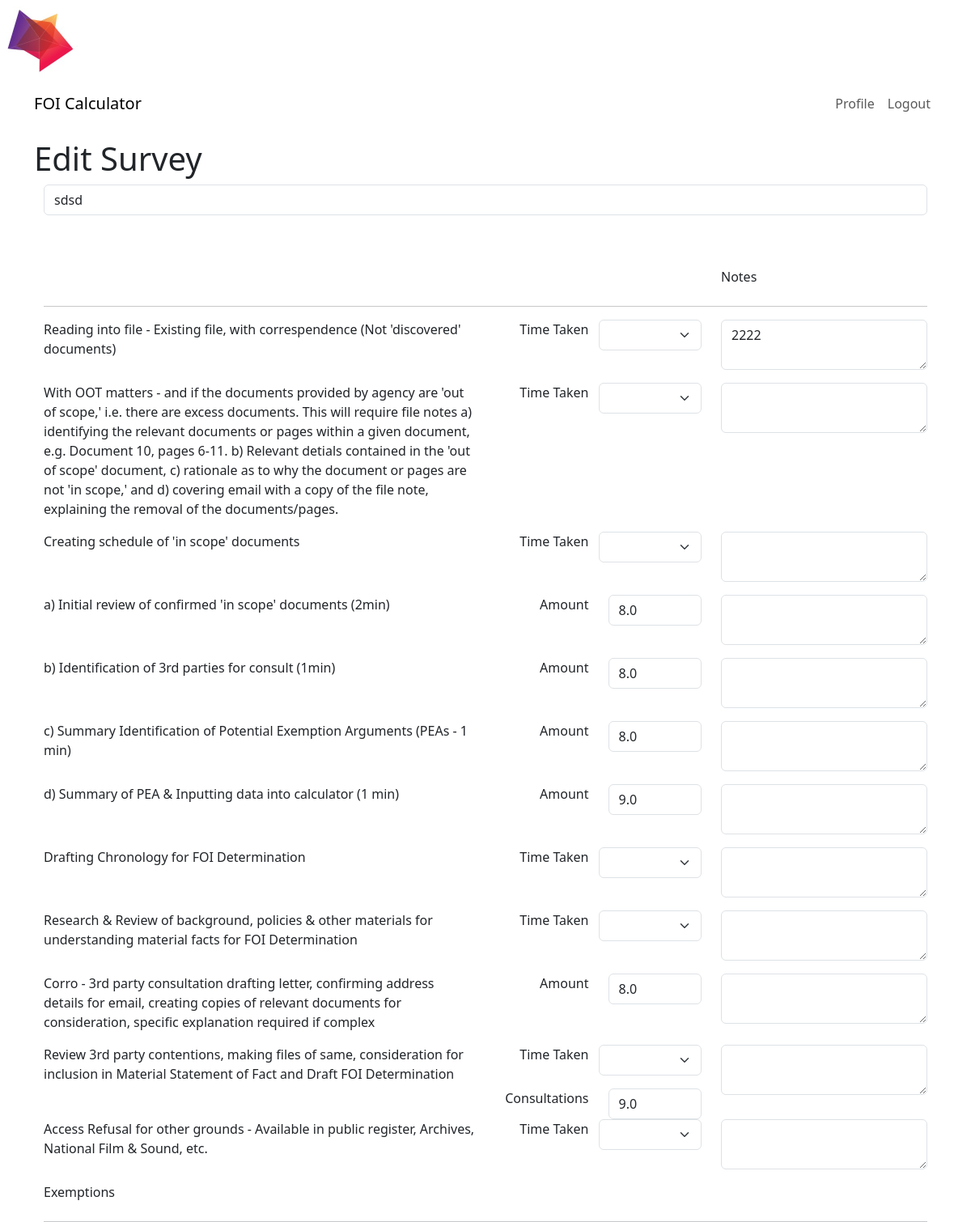
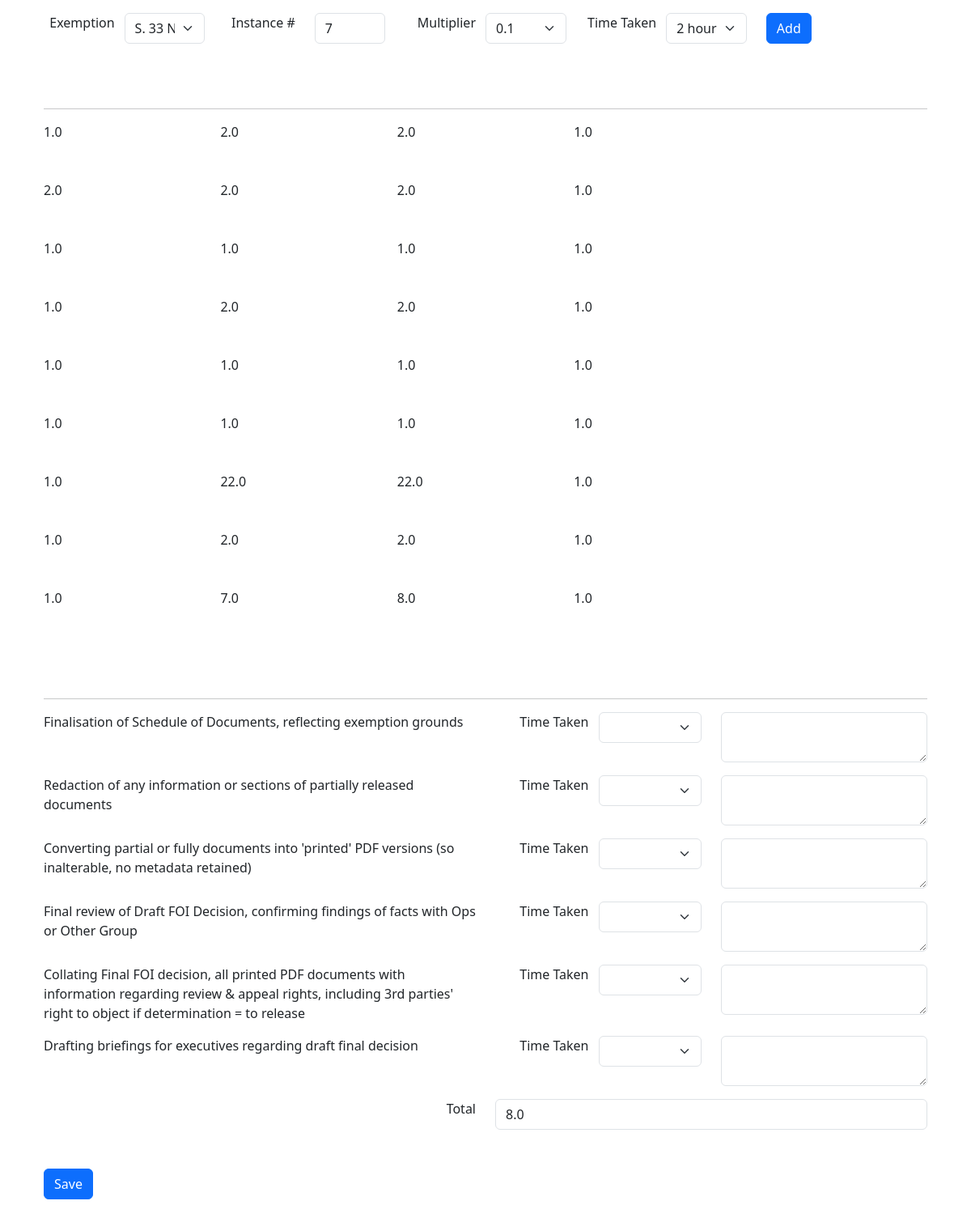
The page /edit_survey/1 (signed in) on the database its author committed (2 pictures, top to bottom).
### app/models.py (models this page shows, shortened)
class Survey(db.Model):
    id: so.Mapped[int] = so.mapped_column(primary_key=True, autoincrement=True)
    timestamp: so.Mapped[datetime] = so.mapped_column(
        index=True, default=lambda: datetime.now(timezone.utc))
    user_id: so.Mapped[int] = so.mapped_column(sa.ForeignKey(User.id),
                                               index=True)
    author: so.Mapped[User] = so.relationship(back_populates='surveys')
    survey_name: so.Mapped[str] = so.mapped_column(sa.String(140), nullable=False, default="Untitled Survey")
    exemptions: so.WriteOnlyMapped['Exemption'] = so.relationship(
        back_populates='author')
    field1: so.Mapped[float] = so.mapped_column(sa.Float,nullable=True)
    comment1: so.Mapped[str] = so.mapped_column(sa.String(140), nullable=True)
    field2: so.Mapped[float] = so.mapped_column(sa.Float,nullable=True)
    comment2: so.Mapped[str] = so.mapped_column(sa.String(140),nullable=True)
    field3: so.Mapped[float] = so.mapped_column(sa.Float,nullable=True)
    comment3: so.Mapped[str] = so.mapped_column(sa.String(140),nullable=True)
    field4: so.Mapped[float] = so.mapped_column(sa.Float,nullable=True)
    comment4: so.Mapped[str] = so.mapped_column(sa.String(140),nullable=True)
    field5: so.Mapped[float] = so.mapped_column(sa.Float,nullable=True)
    comment5: so.Mapped[str] = so.mapped_column(sa.String(140),nullable=True)
    field6: so.Mapped[float] = so.mapped_column(sa.Float,nullable=True)
    comment6: so.Mapped[str] = so.mapped_column(sa.String(140),nullable=True)
    field7: so.Mapped[float] = so.mapped_column(sa.Float,nullable=True)
    comment7: so.Mapped[str] = so.mapped_column(sa.String(140),nullable=True)
    field8: so.Mapped[float] = so.mapped_column(sa.Float,nullable=True)
    comment8: so.Mapped[str] = so.mapped_column(sa.String(140),nullable=True)
    field9: so.Mapped[float] = so.mapped_column(sa.Float,nullable=True)
    comment9: so.Mapped[str] = so.mapped_column(sa.String(140),nullable=True)
    field10: so.Mapped[float] = so.mapped_column(sa.Float,nullable=True)
    comment10: so.Mapped[str] = so.mapped_column(sa.String(140),nullable=True)
    field11: so.Mapped[float] = so.mapped_column(sa.Float,nullable=True)
    field12: so.Mapped[float] = so.mapped_column(sa.Float,nullable=True)
    comment12: so.Mapped[str] = so.mapped_column(sa.String(140),nullable=True)
    field13: so.Mapped[float] = so.mapped_column(sa.Float,nullable=True)
    comment13: so.Mapped[str] = so.mapped_column(sa.String(140),nullable=True)
    field14: so.Mapped[float] = so.mapped_column(sa.Float,nullable=True)
    comment14: so.Mapped[str] = so.mapped_column(sa.String(140),nullable=True)
    field15: so.Mapped[float] = so.mapped_column(sa.Float,nullable=True)
    comment15: so.Mapped[str] = so.mapped_column(sa.String(140),nullable=True)
    field16: so.Mapped[float] = so.mapped_column(sa.Float,nullable=True)
    comment16: so.Mapped[str] = so.mapped_column(sa.String(140),nullable=True)
    field17: so.Mapped[float] = so.mapped_column(sa.Float,nullable=True)
    comment17: so.Mapped[str] = so.mapped_column(sa.String(140),nullable=True)
    field18: so.Mapped[float] = so.mapped_column(sa.Float,nullable=True)
    comment18: so.Mapped[str] = so.mapped_column(sa.String(140),nullable=True)
    field19: so.Mapped[float] = so.mapped_column(sa.Float,nullable=True)
    comment19: so.Mapped[str] = so.mapped_column(sa.String(140),nullable=True)
    result: so.Mapped[float] = so.mapped_column(sa.Float,nullable=True)
    def following_exemptions(self):
        return (
        sa.select(Exemption)
        .join(Survey, Exemption.survey_id == Survey.id)  # Fix here
        .where(Survey.id == self.id)
        .group_by(Exemption)
        .order_by(Exemption.timestamp.desc())
    )

class Exemption(db.Model):
    id: so.Mapped[int] = so.mapped_column(primary_key=True)
    exemption_name: so.Mapped[str] = so.mapped_column(sa.String(140))
    exemption_instance: so.Mapped[float] = so.mapped_column(sa.Float)
    exemption_multiplier: so.Mapped[float] = so.mapped_column(sa.Float)
    exemption_time: so.Mapped[float] = so.mapped_column(sa.Float)
    timestamp: so.Mapped[datetime] = so.mapped_column(
        index=True, default=lambda: datetime.now(timezone.utc))
    survey_id: so.Mapped[int] = so.mapped_column(sa.ForeignKey(Survey.id),
                                               index=True)
    author: so.Mapped[Survey] = so.relationship(back_populates='exemptions')

### app/routes.py (the view, shortened to what this page needs)
@app.route('/edit_survey/<id>', methods=['GET', 'POST'])
@login_required
def edit_survey(id):
    survey = db.first_or_404(sa.select(Survey).where(Survey.id == id))
    form1 = EditSurveyForm(id)
    form2 = ExemptionForm()
    if form1.validate_on_submit():
        survey.survey_name = form1.survey_name.data
        survey.field1 = form1.field1.data
        survey.comment1=form1.comment1.data
        survey.field2 = form1.field2.data
        survey.comment2=form1.comment2.data
        survey.field3 = form1.field3.data
        survey.comment3 = form1.comment3.data
        survey.field4 = form1.field4.data
        survey.comment4 = form1.comment4.data
        survey.field5 = form1.field5.data
        survey.comment5 = form1.comment5.data
        survey.field6 = form1.field6.data
        survey.comment6 = form1.comment6.data
        survey.field7 = form1.field7.data
        survey.comment7 = form1.comment7.data
        survey.field8 = form1.field8.data
        survey.comment8 = form1.comment8.data
        survey.field9 = form1.field9.data
        survey.comment9 = form1.comment9.data
        survey.field10 = form1.field10.data
        survey.comment10 = form1.comment10.data
        survey.field11 = form1.field11.data
        survey.field12 = form1.field12.data
        survey.comment12 = form1.comment12.data
        survey.field13 = form1.field13.data
        survey.comment13 = form1.comment13.data
        survey.field14 = form1.field14.data
        survey.comment14 = form1.comment14.data
        survey.field15 = form1.field15.data
        survey.comment15 = form1.comment15.data
        survey.field16 = form1.field16.data
        survey.comment16 = form1.comment16.data
        survey.field17 = form1.field17.data
        survey.comment17 = form1.comment17.data
        survey.field18 = form1.field18.data
        survey.comment18 = form1.comment18.data
        survey.field19 = form1.field19.data
        survey.comment19 = form1.comment19.data
        survey.result=form1.result.data
        db.session.commit()
        flash('Your changes have been saved.')
        return redirect(url_for('edit_survey', id=id))
    elif request.method == 'GET':
        form1.survey_name.data = survey.survey_name
        form1.field1.data = survey.field1
        form1.comment1.data = survey.comment1
        form1.field2.data = survey.field2
        form1.comment2.data = survey.comment2
        form1.field3.data = survey.field3
        form1.comment3.data = survey.comment3
        form1.field4.data = survey.field4
        form1.comment4.data = survey.comment4
        form1.field5.data = survey.field5
        form1.comment5.data = survey.comment5
        form1.field6.data = survey.field6
        form1.comment6.data = survey.comment6
        form1.field7.data = survey.field7
        form1.comment7.data = survey.comment7
        form1.field8.data = survey.field8
        form1.comment8.data = survey.comment8
        form1.field9.data = survey.field9
        form1.comment9.data = survey.comment9
        form1.field10.data = survey.field10
        form1.comment10.data = survey.comment10
        form1.field11.data = survey.field11
        form1.field12.data = survey.field12
        form1.comment12.data = survey. comment12
        form1.field13.data = survey.field13
        form1.comment13.data = survey.comment13
        form1.field14.data = survey.field14
        form1.comment14.data = survey.comment14
        form1.field15.data = survey.field15
        form1.comment15.data = survey.comment15
        form1.field16.data = survey. field16
        form1.comment16.data = survey.comment16
        form1.field17.data = survey.field17
        form1.comment17.data = survey.comment17
        form1.field18.data = survey.field18
        form1.comment18.data = survey.comment18
        form1.field19.data = survey.field19
        form1.comment19.data = survey.comment19
        form1.result.data = survey.result
    exemptions = db.paginate(survey.following_exemptions(),error_out=False)
    return render_template('edit_survey.html', exemptions=exemptions.items, title='Edit Survey',
                           form1=form1,form2=form2)

### app/forms.py (called while the page is built)
    @staticmethod
    def load_exemptions():
        choices = []
        csv_file_path = os.path.join(current_app.root_path, 'static', 'dropdowns', 'exemptions.csv')
        with open(csv_file_path, mode='r') as file:
            reader = csv.reader(file)
            for row in reader:
                choices.append((row[0], row[1]))
        return choices

### app/models.py (called while the page is built)
@login.user_loader
def load_user(id):
    return db.session.get(User, int(id))

### app/routes.py (called while the page is built)
@app.before_request
def before_request():
    if current_user.is_authenticated:
        current_user.last_seen = datetime.now(timezone.utc)
        db.session.commit()

### app/templates/edit_survey.html
{% extends "base.html" %}
{% import "form_layouts.html" as wtf %}
{% block content %}
    <h1>Edit Survey</h1>
    {{ wtf.survey_form(form1,form2,exemptions) }}
{% endblock %}

### app/templates/form_layouts.html (shortened to what this page needs)
{% macro survey_field(field) %}
        {%- if field.type == 'BooleanField' %}
              <div class="form-check mb-3">
                {{ field(class='form-check-input') }}
                {{ field.label(class='form-check-label') }}
              </div>
        {%- elif field.type == 'SelectField' %}
        <div class="row">
          <div style="text-align:right !important"class="col p-0">
            {{ field.label(class='form-label') }}
          </div>
          <div class="col">
            {{ field(class='form-select mb-3') }}
          </div>
        </div>
        {%- elif field.type == 'TextAreaField' %}
            <div class="mb-3">
              {{ field(class='form-control' + (' is-invalid' if field.errors else '')) }}
            </div>
        {%- elif field.type == 'StringField' %}
            <div class="mb-3">
              {{ field(class='form-control' + (' is-invalid' if field.errors else '')) }}
            </div>
        {%- elif field.type == 'SubmitField' %}
            {{ field(class='btn btn-primary mb-3') }}
        {%- else %}
            <div class="row">
              <div style="text-align:right !important" class="col">
                {{ field.label(class='form-label') }}
              </div>
              <div class="col">
                {{ field(class='form-control' + (' is-invalid' if field.errors else '')) }}
              </div>
            </div>
        {%- endif %}
{% endmacro %}
{% macro three_col_row(middle_field, end_field) %}
    <div class="row p-0">
      <div class="col-6">
          <p>
            {{ middle_field.description }}
          </p>
      </div>
      <div class="col ">
          {% if middle_field.widget.input_type != 'hidden' -%}
            {{ survey_field(middle_field) }}
          {%- endif %}
      </div>
      <div class="col ">
          {% if end_field.widget.input_type != 'hidden' -%}
            {{ survey_field(end_field) }}
          {%- endif %}
      </div>
    </div>
{% endmacro %}
{% macro three_col_row_extra_field(middle_field, end_field, extra_field) %}
    <div class="row p-0">
      <div class="col-6">
          <p>
            {{ middle_field.description }}
          </p>
      </div>
      <div class="col">
          {% if middle_field.widget.input_type != 'hidden' -%}
            {{ survey_field(middle_field) }}
          {%- endif %}
        {% if extra_field.widget.input_type != 'hidden' -%}
          {{ survey_field(extra_field) }}
        {%- endif %}
      </div>
      <div class="col">
          {% if end_field.widget.input_type != 'hidden' -%}
            {{ survey_field(end_field) }}
          {%- endif %}
      </div>
    </div>
{% endmacro %}
{% macro single_col_row(field) %}
  <div class="row pb-5 align-items-end">
    <div class="col">
          {% if field.widget.input_type != 'hidden' -%}
            {{ survey_field(field) }}
          {%- endif %}
    </div>
  </div>
{% endmacro %}
{% macro banner(left,middle,right) %}
    <div class="row pb-2">
            <div class="col-6">
              {{ left }}
            </div>
            <div class="col ">
            </div>
            <div class="col ">
              {{ right }}
            </div>
    </div>
    <hr>
{% endmacro %}
{% macro exemption_row(e1,e2,e3,e4,e5) %}
    <div class="row pb-5">
      <div class="col">
          {% if e1.widget.input_type != 'hidden' -%}
            {{ survey_field(e1) }}
          {%- endif %}
      </div>
      <div class="col">
          {% if e2.widget.input_type != 'hidden' -%}
            {{ survey_field(e2) }}
          {%- endif %}
      </div>
      <div class="col">
          {% if e3.widget.input_type != 'hidden' -%}
            {{ survey_field(e3) }}
          {%- endif %}
      </div>
      <div class="col">
          {% if e4.widget.input_type != 'hidden' -%}
            {{ survey_field(e4) }}
          {%- endif %}
      </div>
      <div class="col">
          {% if e5.widget.input_type != 'hidden' -%}
            {{ survey_field(e5) }}
          {%- endif %}
      </div>
    </div>
    <hr>
{% endmacro %}
{% macro survey_form(form1,form2,exemptions, action="", method="post", id="", novalidate=False) %}
    <form
      {%- if action != None %} action="{{ action }}"{% endif -%}
      {%- if method %} method="{{ method }}"{% endif %}
      {%- if novalidate %} novalidate{% endif -%}>
      {% set ns = namespace(first_field=true) %}
      <div class="container">
              {{ single_col_row(form1.survey_name)}}
              {{ banner("","","Notes") }}
              {{ three_col_row(form1.field1, form1.comment1)}}
              {{ three_col_row(form1.field2, form1.comment2)}}
              {{ three_col_row(form1.field3, form1.comment3)}}
              {{ three_col_row(form1.field4, form1.comment4)}}
              {{ three_col_row(form1.field5, form1.comment5)}}
              {{ three_col_row(form1.field6, form1.comment6)}}
              {{ three_col_row(form1.field7, form1.comment7)}}
              {{ three_col_row(form1.field8, form1.comment8)}}
              {{ three_col_row(form1.field9, form1.comment9)}}
              {{ three_col_row(form1.field10, form1.comment10)}}
              {{ three_col_row_extra_field(form1.field11, form1.comment12, form1.field12)}}
              {{ three_col_row(form1.field13, form1.comment13)}}
              {{ banner("Exemptions","","") }}
              {{ exemption_row(form2.exemption_name, form2.exemption_instance, form2.exemption_multiplier, form2.exemption_time,form2.submit) }}
              <div class="row pb-5">
                        {% for exemption in exemptions %}
                        {% include '_exemption.html' %}
                      {% endfor %}
              </div>
              <hr>
              {{ three_col_row(form1.field14, form1.comment14)}}
              {{ three_col_row(form1.field15, form1.comment15)}}
              {{ three_col_row(form1.field16, form1.comment16)}}
              {{ three_col_row(form1.field17, form1.comment17)}}
              {{ three_col_row(form1.field18, form1.comment18)}}
              {{ three_col_row(form1.field19, form1.comment19)}}
              {{ single_col_row(form1.result)}}
              {{ single_col_row(form1.submit)}}
      </div>
    </form>
{% endmacro %}

### app/templates/_exemption.html
<div class="row pb-5">
        <div class="col">
            {{ exemption.exemption_name}}
        </div>
        <div class="col">
            {{ exemption.exemption_instance}}
        </div>
        <div class="col">
            {{ exemption.exemption_multiplier}}
        </div>
        <div class="col">
            {{ exemption.exemption_time}}
        </div>
        <div class="col">
        </div>
</div>

### rows shown on the page
Survey: survey_name "sdsd", comment1 "2222", field4 "8.0", field5 "8.0", field6 "8.0", field7 "9.0", field10 "8.0", field12 "9.0", result "8.0"
Exemption: exemption_name "1.0", exemption_instance "2.0", exemption_multiplier "2.0", exemption_time "1.0"
Exemption: exemption_name "2.0", exemption_instance "2.0", exemption_multiplier "2.0", exemption_time "1.0"
Exemption: exemption_name "1.0", exemption_instance "1.0", exemption_multiplier "1.0", exemption_time "1.0"
Exemption: exemption_name "1.0", exemption_instance "2.0", exemption_multiplier "2.0", exemption_time "1.0"
Exemption: exemption_name "1.0", exemption_instance "1.0", exemption_multiplier "1.0", exemption_time "1.0"
Exemption: exemption_name "1.0", exemption_instance "1.0", exemption_multiplier "1.0", exemption_time "1.0"
Exemption: exemption_name "1.0", exemption_instance "22.0", exemption_multiplier "22.0", exemption_time "1.0"
Exemption: exemption_name "1.0", exemption_instance "2.0", exemption_multiplier "2.0", exemption_time "1.0"
Exemption: exemption_name "1.0", exemption_instance "7.0", exemption_multiplier "8.0", exemption_time "1.0"

### other values the page prints
{{ right }} "Notes"
{{ field.label(class='form-label') }} "Time Taken Time Taken Time Taken Time Taken Time Taken Time Taken Time Taken Exemption Multiplier Time Taken Time Taken Time Taken Time Taken Time Taken Time Taken Time Taken"
{{ field.label(class='form-label') }} "Amount Amount Amount Amount Amount Consultations Instance # Total"
{{ middle_field.description }} "Review 3rd party contentions, making files of same, consideration for inclusion in Material Statement of Fact and Draft FOI Determination"
{{ left }} "Exemptions"
